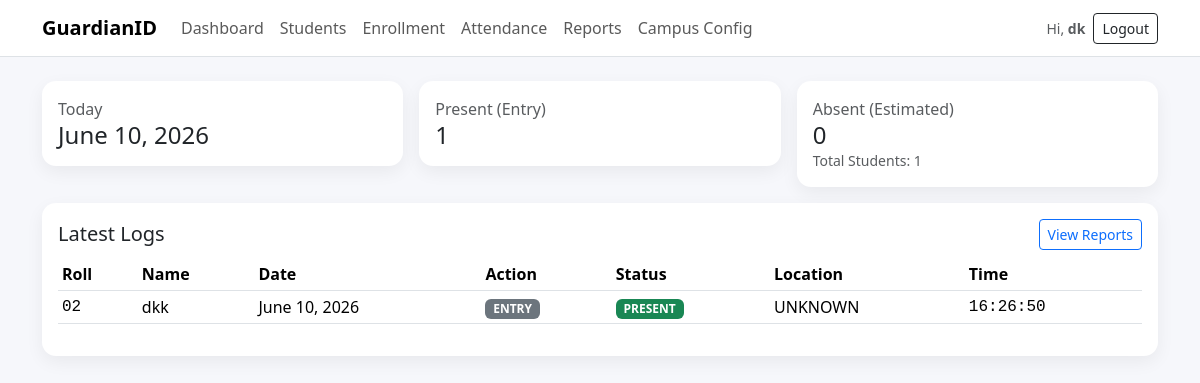
The app's page / (signed in) with its own data.
### core/models.py (models this page shows, shortened)
class AttendanceLog(models.Model):
    ENTRY = "ENTRY"
    EXIT = "EXIT"
    ACTIONS = [(ENTRY, "Entry"), (EXIT, "Exit")]
    student = models.ForeignKey(Student, on_delete=models.CASCADE, related_name="attendance_logs")
    date = models.DateField()
    action = models.CharField(max_length=10, choices=ACTIONS)
    timestamp = models.DateTimeField(default=timezone.now)
    status = models.CharField(max_length=30, default="PRESENT")  # PRESENT / DENIED / UNKNOWN
    latitude = models.FloatField(null=True, blank=True)
    longitude = models.FloatField(null=True, blank=True)
    distance_m = models.FloatField(null=True, blank=True)
    location_status = models.CharField(max_length=20, default="UNKNOWN")  # ALLOWED / DENIED / UNKNOWN
    message = models.CharField(max_length=255, blank=True)
    class Meta:
        indexes = [
            models.Index(fields=["date", "student"]),
            models.Index(fields=["date", "action"]),
        ]
        ordering = ["-timestamp"]

class Student(models.Model):
    roll_no = models.CharField(max_length=50, unique=True)
    name = models.CharField(max_length=120)
    department = models.CharField(max_length=120, blank=True)
    year = models.CharField(max_length=20, blank=True)
    email = models.EmailField(blank=True)
    phone = models.CharField(max_length=20, blank=True)
    is_active = models.BooleanField(default=True)
    created_at = models.DateTimeField(default=timezone.now)

### core/views.py (the view)
# urls.py: path("", views.dashboard, name="dashboard"),
@login_required
def dashboard(request):
    today = timezone.localdate()
    present_today = AttendanceLog.objects.filter(date=today, status="PRESENT", action="ENTRY").count()
    total_students = Student.objects.filter(is_active=True).count()
    absent_today = max(total_students - present_today, 0)
    latest_logs = AttendanceLog.objects.select_related("student").all()[:10]
    return render(request, "dashboard.html", {
        "present_today": present_today,
        "absent_today": absent_today,
        "total_students": total_students,
        "latest_logs": latest_logs,
        "today": today
    })

### templates/dashboard.html
{% extends "base.html" %}
{% block content %}
<div class="row g-3">
  <div class="col-md-4">
    <div class="card p-3">
      <div class="text-muted">Today</div>
      <div class="h4 mb-0">{{ today }}</div>
    </div>
  </div>
  <div class="col-md-4">
    <div class="card p-3">
      <div class="text-muted">Present (Entry)</div>
      <div class="h4 mb-0">{{ present_today }}</div>
    </div>
  </div>
  <div class="col-md-4">
    <div class="card p-3">
      <div class="text-muted">Absent (Estimated)</div>
      <div class="h4 mb-0">{{ absent_today }}</div>
      <div class="text-muted small">Total Students: {{ total_students }}</div>
    </div>
  </div>
</div>
<div class="card p-3 mt-3">
  <div class="d-flex justify-content-between align-items-center">
    <h5 class="mb-0">Latest Logs</h5>
    <a class="btn btn-outline-primary btn-sm" href="/reports/">View Reports</a>
  </div>
  <div class="table-responsive mt-2">
    <table class="table table-sm align-middle">
      <thead><tr>
        <th>Roll</th><th>Name</th><th>Date</th><th>Action</th><th>Status</th><th>Location</th><th>Time</th>
      </tr></thead>
      <tbody>
        {% for l in latest_logs %}
        <tr>
          <td class="mono">{{ l.student.roll_no }}</td>
          <td>{{ l.student.name }}</td>
          <td>{{ l.date }}</td>
          <td><span class="badge text-bg-secondary">{{ l.action }}</span></td>
          <td>
            {% if l.status == "PRESENT" %}
              <span class="badge text-bg-success">PRESENT</span>
            {% elif l.status == "DENIED" %}
              <span class="badge text-bg-danger">DENIED</span>
            {% else %}
              <span class="badge text-bg-warning">UNKNOWN</span>
            {% endif %}
          </td>
          <td>{{ l.location_status }} {% if l.distance_m %}<span class="text-muted small">({{ l.distance_m|floatformat:0 }}m)</span>{% endif %}</td>
          <td class="mono">{{ l.timestamp|date:"H:i:s" }}</td>
        </tr>
        {% empty %}
        <tr><td colspan="7" class="text-muted">No logs yet.</td></tr>
        {% endfor %}
      </tbody>
    </table>
  </div>
</div>
{% endblock %}

### templates/base.html (shortened to what this page needs)
<!doctype html>
<html lang="en">
<head>
  <link href="https://cdn.jsdelivr.net/npm/bootstrap@5.3.3/dist/css/bootstrap.min.css" rel="stylesheet">
</head>
<body>
<nav class="navbar navbar-expand-lg bg-white border-bottom">
  <div class="container">
    <a class="navbar-brand" href="/">GuardianID</a>
    <div class="collapse navbar-collapse" id="nav">
      {% if user.is_authenticated %}
      <ul class="navbar-nav me-auto mb-2 mb-lg-0">
        <li class="nav-item"><a class="nav-link" href="/">Dashboard</a></li>
        <li class="nav-item"><a class="nav-link" href="/students/">Students</a></li>
        <li class="nav-item"><a class="nav-link" href="/enroll/">Enrollment</a></li>
        <li class="nav-item"><a class="nav-link" href="/attendance/">Attendance</a></li>
        <li class="nav-item"><a class="nav-link" href="/reports/">Reports</a></li>
        <li class="nav-item"><a class="nav-link" href="/settings/campus/">Campus Config</a></li>
      </ul>
      <div class="d-flex gap-2 align-items-center">
        <span class="text-muted small">Hi, <b>{{ user.username }}</b></span>
        <a class="btn btn-outline-dark btn-sm" href="/logout/">Logout</a>
      </div>
      {% endif %}
    </div>
  </div>
</nav>
<div class="container py-4">
  {% block content %}{% endblock %}
</div>
</body>
</html>

### templates/base.html (style rules this page uses)
body { background:#f6f7fb; }
.card { border:0; box-shadow: 0 6px 18px rgba(0,0,0,0.06); border-radius: 14px; }
.navbar-brand { font-weight:700; }
.mono { font-family: ui-monospace, SFMono-Regular, Menlo, Monaco, Consolas, "Liberation Mono", "Courier New", monospace; }

### records on screen
AttendanceLog: student.roll_no "02", student.name "dkk", date "June 10, 2026", action "ENTRY", status "PRESENT", location_status "UNKNOWN", timestamp "16:26:50"

### other values on screen
{{ user.username }} "dk"
{{ today }} "June 10, 2026"
{{ present_today }} "1"
{{ absent_today }} "0"
{{ total_students }} "1"
